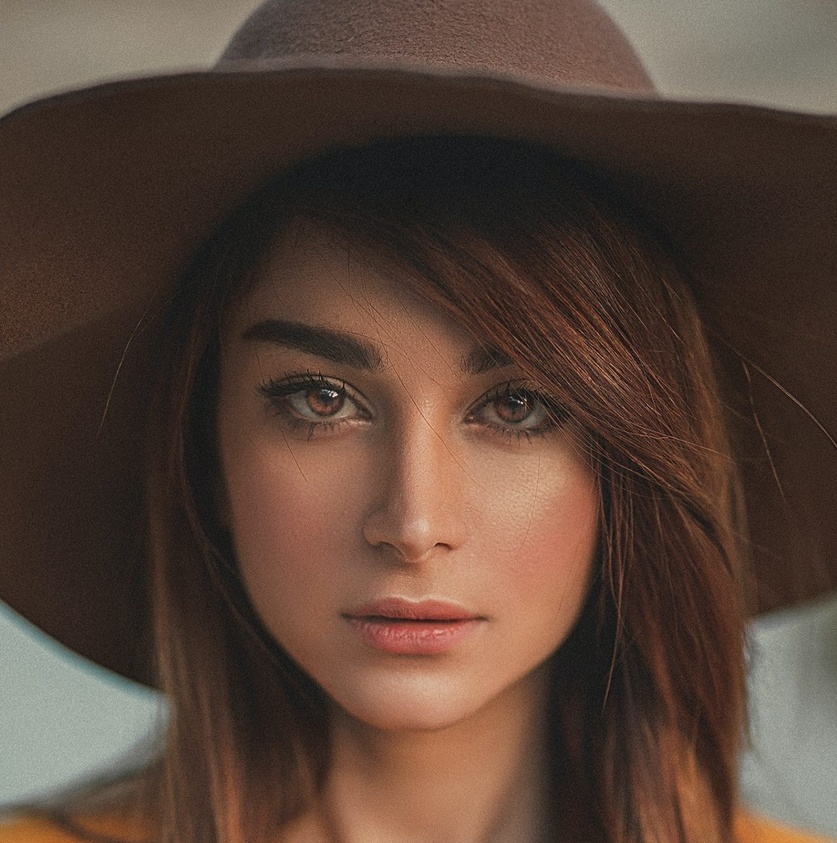
#> input picture small_projects/opencv/intermediate/facial_landmarks/test.jpg, 837 x 843 px, shrunk from 1320 x 1328 before the run
$ python -i utilities.py   (imports and definitions only)
#> lines starting #> are read from the running program, lines starting #| are printed output that depends on the picture; after the words box and inside, x2 and y2 are one past the last pixel; in counts of white or black regions, pixels touching at a corner belong together
#> further down, picture is the input picture: shape (843, 837, 3); mean B, G, R 56.4, 67.5, 87.9
import cv2
import numpy as np

def getContours(img, cThr=[100,100], showCanny=False, minArea=1000, filter=0, draw=False):
#> called with showCanny = False, minArea = 1000, filter = 0, draw = False
    imgGray = cv2.cvtColor(img, cv2.COLOR_BGR2GRAY)
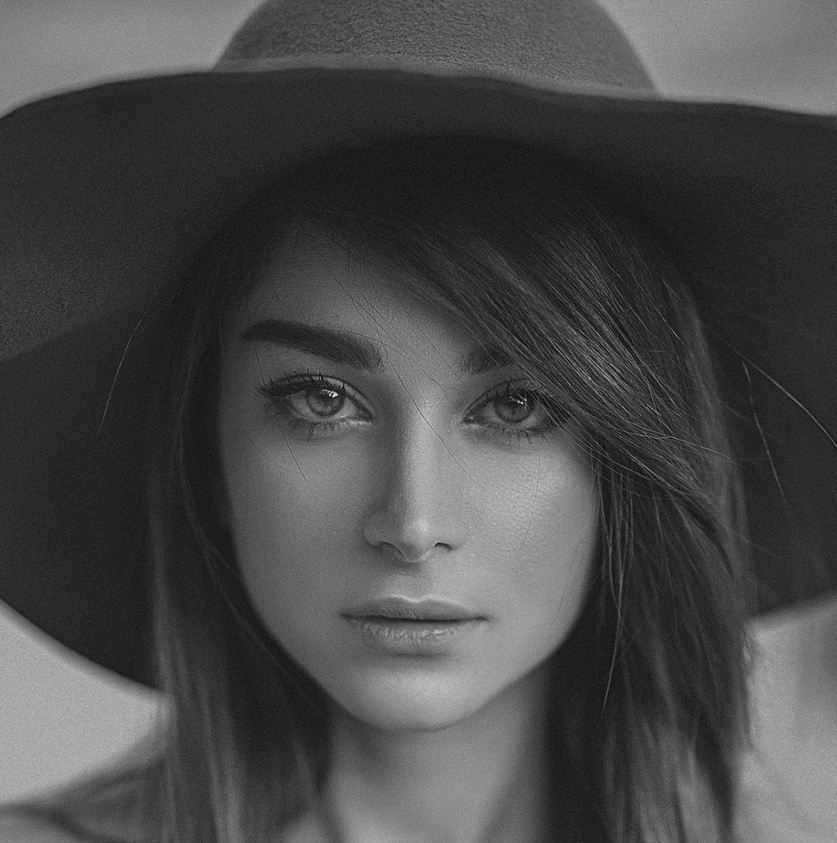
#> imgGray: shape (843, 837); min 3, max 229, mean 72.3
    imgBlur = cv2.GaussianBlur(imgGray, (5,5), 1)
    imgCanny = cv2.Canny(imgBlur, cThr[0], cThr[1])
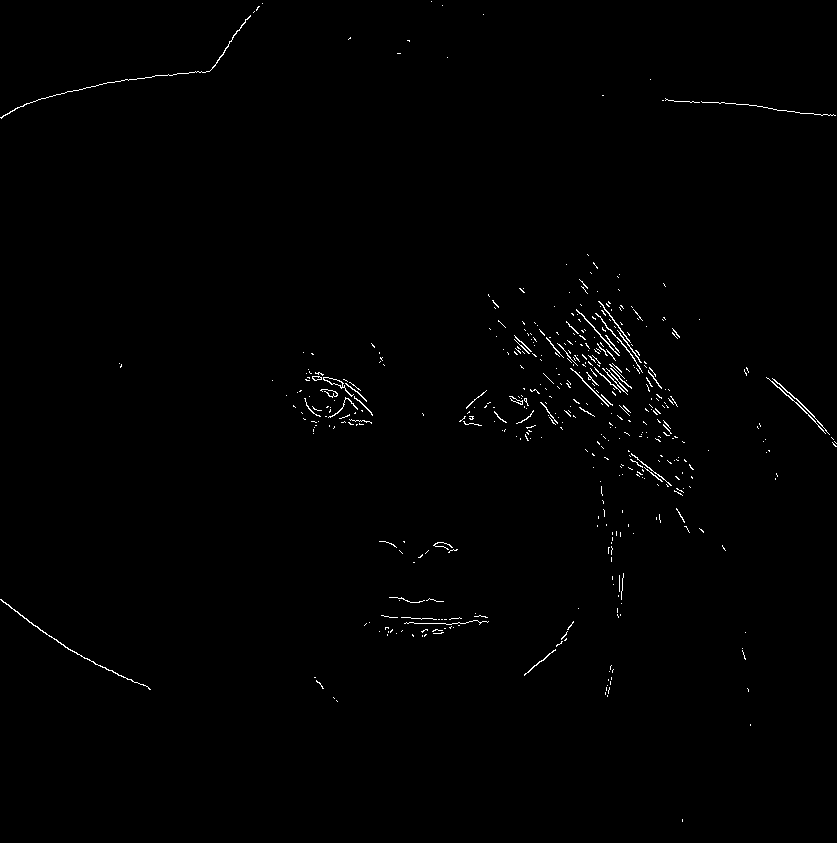
#> imgCanny: shape (843, 837); 0.66% white in thin lines or dots
    kernel = np.ones((5,5))
    imgDial = cv2.dilate(imgCanny, kernel, iterations=3)
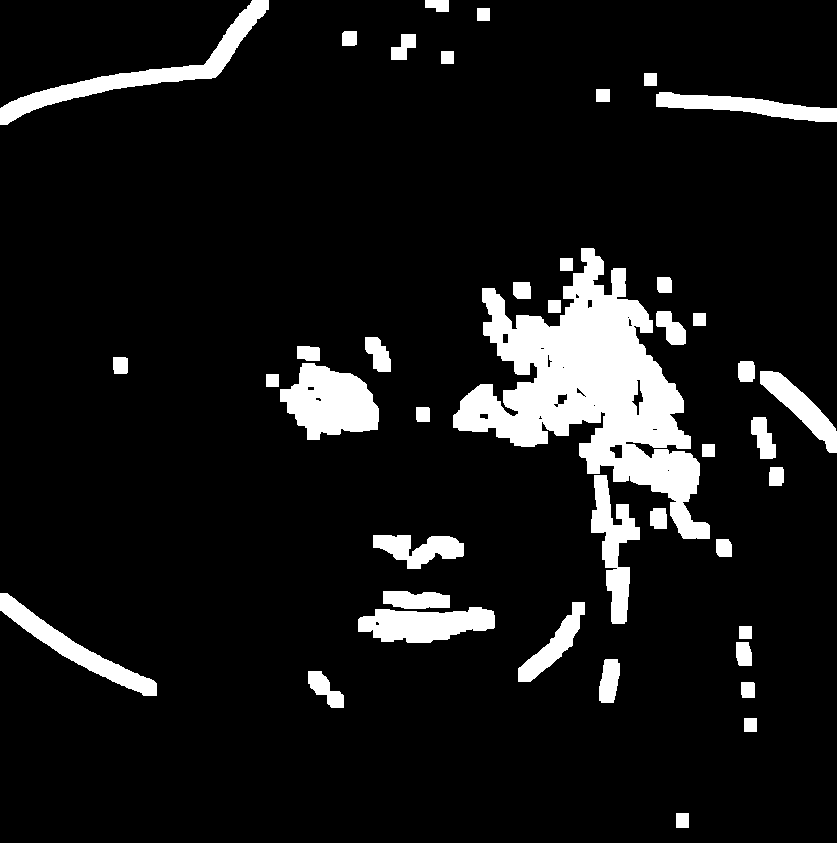
#> imgDial: shape (843, 837); 9.7% white; 42 white regions, largest, box (x1, y1, x2, y2) and area: (453, 248, 710, 539) 29813, (280, 363, 379, 440) 5077, (0, 0, 269, 125) 4899
    imgThre = cv2.erode(imgDial, kernel, iterations=2)
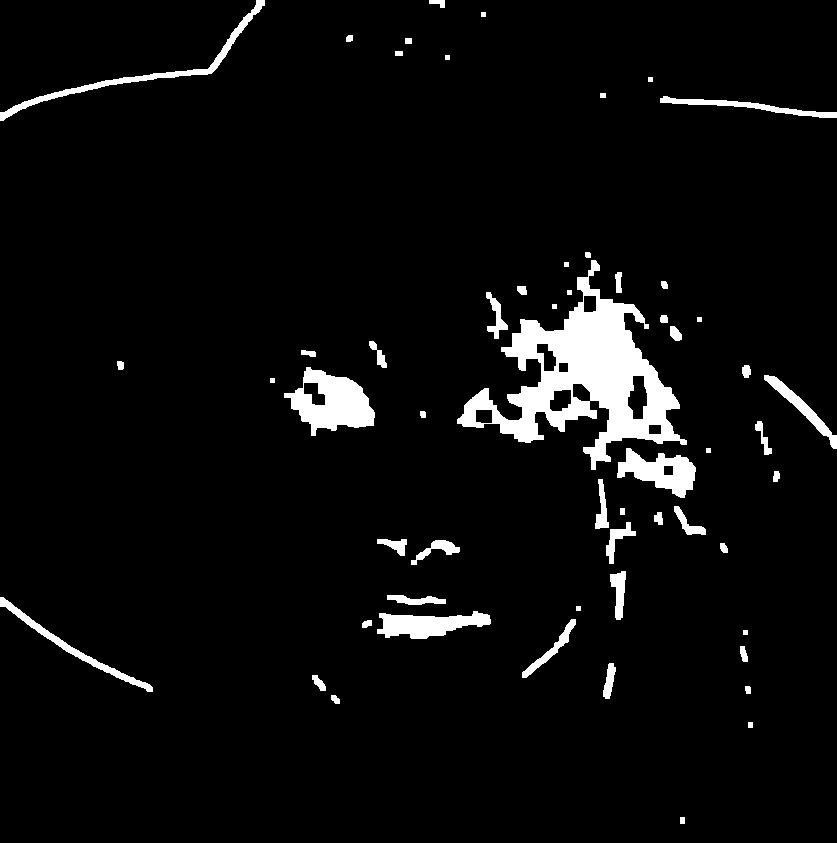
#> imgThre: shape (843, 837); 4.9% white; 57 white regions

    if showCanny:
        cv2.imshow('Canny', imgThre)

    contours, hiearchy = cv2.findContours(imgThre, cv2.RETR_EXTERNAL, cv2.CHAIN_APPROX_SIMPLE)
#> contours = 57 contours, 11 with area under 20; largest, box (x1, y1, x2, y2) and area: (457, 260, 687, 470) 17493, (284, 367, 375, 436) 3577, (617, 448, 696, 498) 1982, (377, 611, 491, 639) 1786, (0, 0, 265, 121) 1587; hiearchy = 57 rows, first 6: [1, -1, -1, -1], [2, 0, -1, -1], [3, 1, -1, -1], [4, 2, -1, -1], [5, 3, -1, -1], [6, 4, -1, -1]
    finalCountours = []

    for i in contours:
        area = cv2.contourArea(i)

        if area > minArea:
            peri = cv2.arcLength(i, True)
            approx = cv2.approxPolyDP(i,0.02*peri, True)
            bbox = cv2.boundingRect(approx)

            if filter > 0:
                if len(approx) == filter:
                    finalCountours.append([len(approx), area, approx, bbox, i])
            else:
                finalCountours.append([len(approx), area, approx, bbox, i])
#> this loop made 57 passes
#> (area, peri, approx, bbox) on pass 13: (1049, 390.1, [[0, 597], [66, 651], [152, 691]], (0, 597, 153, 95))
#> (area, peri, bbox) on passes 11, 26, 31, 46, 57: (1786, 290.1, (377, 611, 114, 28)), (1982.5, 262.5, (617, 448, 79, 50)), (3577, 295.2, (284, 367, 90, 69)), (17493, 1371.1, (457, 260, 230, 210)), (1587, 663.7, (0, 0, 265, 121))
#> after the loop, finalCountours = 6 items

    finalCountours = sorted(finalCountours, key=lambda x:x[1], reverse=True)

    if draw:
        for con in finalCountours:
            cv2.drawContours(img, con[4], -1, (0,0,255), 3)

    return img, finalCountours

# Reorder the points to the correct order for the base backgroup paper
def reorder(myPoints):
    myPointsNew = np.zeros_like(myPoints)
    myPoints = myPoints.reshape((4,2))
    add = myPoints.sum(1)

    myPointsNew[0] = myPoints[np.argmin(add)]
    myPointsNew[3] = myPoints[np.argmax(add)]
    diff = np.diff(myPoints, axis=1)

    myPointsNew[1] = myPoints[np.argmin(diff)]
    myPointsNew[2] = myPoints[np.argmax(diff)]

    return myPointsNew

# Use the base as a reference for measurement: prepare the points and transformation matrix
def warpImg (img, points, w, h, pad=20):
    points = reorder(points)
    pts1 = np.float32(points)
    pts2 = np.float32([[0,0], [w,0], [0,h], [w,h]])
    matrix = cv2.getPerspectiveTransform(pts1, pts2)
    imgWarp = cv2.warpPerspective(img, matrix, (w,h))
    imgWarp = imgWarp[pad:imgWarp.shape[0]-pad, pad:imgWarp.shape[1]-pad]

    return imgWarp

# Projection: gou gu theory
def findDis(pts1, pts2):
    return ((pts2[0]-pts1[0]) ** 2 + (pts2[1]-pts1[1]) ** 2) ** 0.5

>>> import cv2
>>> picture = cv2.imread('../facial_landmarks/test.jpg')
>>> result = getContours(picture)
